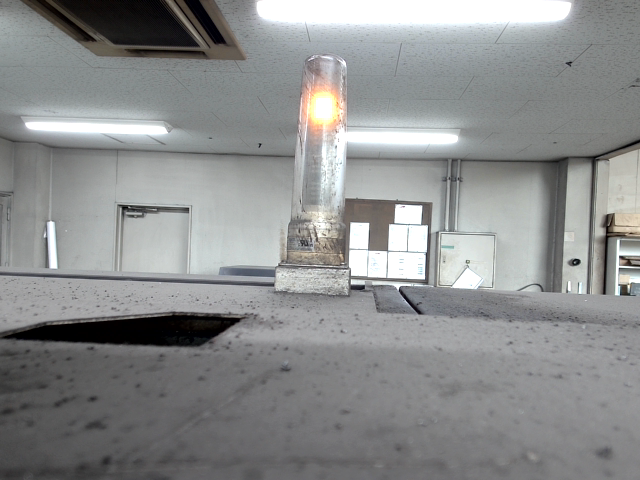
#> input picture sample_img/1.png, 640 x 480 px; its folder holds only this picture in this run
$ python main_bk.py
#> lines starting #> are read from the running program, lines starting #| are printed output that depends on the picture
#!/usr/bin/env python3
# -*- coding: utf-8 -*-
"""
ランプ色判定統合システム
画像から orange.png, green.png, red.png を切り出して色分析を実行
"""

import cv2
import numpy as np
import os
import glob
from datetime import datetime

# ========================================
# 2.py からの関数（画像切り出し機能）
# ========================================

def get_image_files():
    """sample_imgフォルダから画像ファイルを取得"""
    image_extensions = ['*.jpg', '*.jpeg', '*.png', '*.bmp', '*.tiff', '*.tif']
    image_files = []

    for ext in image_extensions:
        image_files.extend(glob.glob(os.path.join('sample_img', ext)))
        image_files.extend(glob.glob(os.path.join('sample_img', ext.upper())))

    # 切り出し済みファイルを除外
    excluded_files = ['orange.png', 'green.png', 'red.png', 'cut.png']
    filtered_files = []

    for file in image_files:
        filename = os.path.basename(file)
        if filename not in excluded_files:
            filtered_files.append(file)

    return sorted(filtered_files)

def select_image_file():
    """画像ファイルを選択する"""
    image_files = get_image_files()

    if not image_files:
        print("sample_imgフォルダに分析対象の画像ファイルが見つかりません")
        print("対応形式: jpg, jpeg, png, bmp, tiff, tif")
        print("注意: orange.png, green.png, red.png, cut.pngは除外されます")
        return None

    if len(image_files) == 1:
        print(f"画像ファイルを読み込みます: {image_files[0]}")
        return image_files[0]

    print("複数の画像ファイルが見つかりました:")
    for i, file in enumerate(image_files):
        print(f"{i + 1}: {os.path.basename(file)}")

    while True:
        try:
            choice = input("画像を選択してください (番号を入力): ")
            index = int(choice) - 1
            if 0 <= index < len(image_files):
                print(f"選択された画像: {image_files[index]}")
                return image_files[index]
            else:
                print("無効な番号です。再入力してください。")
        except (ValueError, KeyboardInterrupt):
            print("無効な入力です。再入力してください。")

def get_color_coordinates():
    """各色の座標範囲を定義"""
    color_coordinates = {
        'orange': (297, 86, 347, 133),  # (x1, y1, x2, y2)
        'green': (303, 110, 350, 164),  # greenの座標範囲
        'red': (299, 168, 348, 213)     # redの座標範囲
    }
    return color_coordinates

def crop_and_save_all_colors(image_path):
    """すべての色座標で画像を切り出して保存"""
    print(f"\n画像切り出し処理を開始します...")
    print("=" * 50)

    # 画像を読み込み
    original_image = cv2.imread(image_path)
    if original_image is None:
        print("画像の読み込みに失敗しました")
        return False

    print(f"元画像: {os.path.basename(image_path)}")
    print(f"元画像サイズ: {original_image.shape[1]} x {original_image.shape[0]}")

    color_coordinates = get_color_coordinates()
    success_count = 0

    for color_name, coordinates in color_coordinates.items():
        x1, y1, x2, y2 = coordinates

        # 座標の妥当性をチェック
        height, width = original_image.shape[:2]
        x1 = max(0, min(x1, width))
        y1 = max(0, min(y1, height))
        x2 = max(0, min(x2, width))
        y2 = max(0, min(y2, height))

        if x1 >= x2 or y1 >= y2:
            print(f"⚠️ {color_name}の座標範囲が無効です")
            continue

        # 画像を切り出し
        cropped_image = original_image[y1:y2, x1:x2]

        # 保存
        extension = os.path.splitext(image_path)[1] or '.png'
        output_filename = f"{color_name}{extension}"
        output_path = os.path.join("sample_img", output_filename)

        if cv2.imwrite(output_path, cropped_image):
            print(f"✓ {color_name}: ({x1}, {y1}) → ({x2}, {y2}) | サイズ: {cropped_image.shape[1]}x{cropped_image.shape[0]}")
            success_count += 1
        else:
            print(f"❌ {color_name}の保存に失敗しました")

    print(f"\n切り出し完了: {success_count}/3 ファイル")
    return success_count == 3

# ========================================
# 3.py からの関数（色分析機能）
# ========================================

def load_image(image_path):
    """画像を読み込む"""
    if not os.path.exists(image_path):
        return None

    image = cv2.imread(image_path)
    if image is None:
        return None

    return image

def analyze_lamp_color(image):
    """ランプの色を分析する"""
    if image is None:
        return None

    # BGR から HSV 色空間に変換
    hsv = cv2.cvtColor(image, cv2.COLOR_BGR2HSV)

    # 色の範囲を定義 (HSV)
    color_ranges = {
        '赤': [
            (np.array([0, 50, 50]), np.array([10, 255, 255])),      # 赤色下限
            (np.array([170, 50, 50]), np.array([180, 255, 255]))    # 赤色上限
        ],
        'オレンジ': [
            (np.array([11, 50, 50]), np.array([25, 255, 255]))      # オレンジ色
        ],
        '緑': [
            (np.array([40, 50, 50]), np.array([80, 255, 255]))      # 緑色
        ]
    }

    color_pixels = {}

    for color_name, ranges in color_ranges.items():
        total_mask = np.zeros(hsv.shape[:2], dtype=np.uint8)

        for lower, upper in ranges:
            mask = cv2.inRange(hsv, lower, upper)
            total_mask = cv2.bitwise_or(total_mask, mask)

        pixel_count = cv2.countNonZero(total_mask)
        color_pixels[color_name] = pixel_count

    return color_pixels

def analyze_brightness(image):
    """画像の明度を分析"""
    if image is None:
        return False, 0

    gray = cv2.cvtColor(image, cv2.COLOR_BGR2GRAY)
    mean_brightness = np.mean(gray)
    is_bright = mean_brightness > 100  # 閾値

    return is_bright, mean_brightness

def analyze_single_image(image_path, expected_color):
    """単一画像で期待される色の含有率を分析"""
    image = load_image(image_path)
    if image is None:
        return None

    # 色分析
    color_pixels = analyze_lamp_color(image)
    if not color_pixels:
        return None

    # 期待される色のピクセル数を取得
    expected_pixels = color_pixels.get(expected_color, 0)
    total_pixels = sum(color_pixels.values())

    if total_pixels > 0:
        percentage = (expected_pixels / total_pixels) * 100
    else:
        percentage = 0

    # 明度分析
    is_bright, brightness = analyze_brightness(image)

    result = {
        'file_name': os.path.basename(image_path),
        'expected_color': expected_color,
        'expected_pixels': expected_pixels,
        'total_color_pixels': total_pixels,
        'percentage': percentage,
        'is_bright': is_bright,
        'brightness': brightness,
        'all_colors': color_pixels
    }

    return result

def comprehensive_judgment(results):
    """総合的な判定を行う"""
    if not results or len(results) != 3:
        return "判定不可", 0, ["分析結果が不完全です"]

    # 各ファイルの結果を評価
    scores = {}
    threshold = 30.0  # 期待色の最小割合閾値
    brightness_threshold = 80.0  # 明度閾値

    for result in results:
        color = result['expected_color']
        percentage = result['percentage']
        brightness = result['brightness']

        # スコア計算（期待色割合 + 明度ボーナス）
        score = percentage
        if brightness > brightness_threshold:
            score += 10  # 明度ボーナス

        scores[color] = {
            'score': score,
            'percentage': percentage,
            'brightness': brightness,
            'meets_threshold': percentage >= threshold
        }

    # 最高スコアの色を判定
    best_color = max(scores.items(), key=lambda x: x[1]['score'])
    color_name, color_data = best_color

    # 判定理由を生成
    reasons = []

    if color_data['meets_threshold']:
        reasons.append(f"{color_name}の含有率が{color_data['percentage']:.1f}%で閾値({threshold}%)を超過")

    if color_data['brightness'] > brightness_threshold:
        reasons.append(f"十分な明度({color_data['brightness']:.1f})を検出")

    # 他の色との比較
    other_colors = [c for c in scores.keys() if c != color_name]
    for other_color in other_colors:
        if scores[other_color]['percentage'] < threshold:
            reasons.append(f"{other_color}は含有率{scores[other_color]['percentage']:.1f}%で閾値未満")

    # 最終判定
    if color_data['meets_threshold']:
        judgment = color_name
        confidence = min(95, color_data['score'])  # 最大95%
    else:
        judgment = "不明"
        confidence = 0
        reasons = ["すべての色が閾値を下回りました"]

    return judgment, confidence, reasons, scores

def run_analysis():
    """分析を実行"""
    print(f"\n色分析処理を開始します...")
    print("=" * 50)

    # 分析対象ファイルと期待色の定義
    target_files = [
        ("green.png", "緑"),
        ("orange.png", "オレンジ"),
        ("red.png", "赤")
    ]

    results = []

    # 各ファイルを分析
    for filename, expected_color in target_files:
        image_path = os.path.join("sample_img", filename)
        result = analyze_single_image(image_path, expected_color)
        if result:
            results.append(result)
            print(f"✓ {filename}: {expected_color} {result['percentage']:.1f}% (明度: {result['brightness']:.1f})")
        else:
            print(f"❌ {filename}の分析に失敗しました")

    return results

# ========================================
# メイン統合処理
# ========================================

def main():
    """メイン関数"""
    print("🚦 ランプ色判定統合システム")
    print("=" * 60)
    print("1. 画像から orange.png, green.png, red.png を切り出し")
    print("2. 各ファイルの色分析を実行")
    print("3. 総合判定結果を表示")
    print("=" * 60)

    # Step 1: 画像選択と切り出し
    print("\n📁 Step 1: 画像選択")
    image_path = select_image_file()
#> the loop in select_image_file, `while True:` made 4 passes; the answer given on pass 1: sample_img/1.png
    if image_path is None:
        print("❌ 画像ファイルが見つからないため終了します")
        return

    # Step 2: 切り出し処理
    print(f"\n✂️ Step 2: 画像切り出し")
    if not crop_and_save_all_colors(image_path):
#> in crop_and_save_all_colors, original_image is the input picture: shape (480, 640, 3); mean B, G, R 141.8, 141.8, 140.3
#| 元画像サイズ: 640 x 480
#> the loop in crop_and_save_all_colors, `for color_name, coordinates in color_coordinates.items():` made 3 passes
#> pass 1, in crop_and_save_all_colors, `cropped_image = original_image[y1:y2, x1:x2]`:
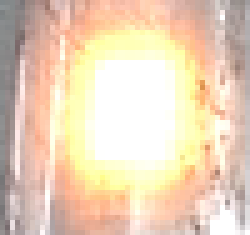
#> cropped_image: shape (47, 50, 3) (shown 5 times larger); mean B, G, R 185.3, 211.1, 234.2
#> pass 2, in crop_and_save_all_colors, `cropped_image = original_image[y1:y2, x1:x2]`:
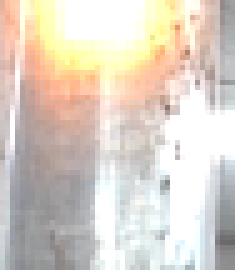
#> cropped_image: shape (54, 47, 3) (shown 5 times larger); mean B, G, R 198.7, 210, 220
#> pass 3, in crop_and_save_all_colors, `cropped_image = original_image[y1:y2, x1:x2]`:
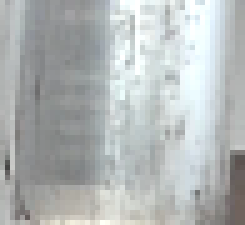
#> cropped_image: shape (45, 49, 3) (shown 5 times larger); mean B, G, R 183.6, 183.6, 179
#> after the loop in crop_and_save_all_colors, `for color_name, coordinates in color_coordinates.items():`: success_count = 3
#| 切り出し完了: 3/3 ファイル
        print("❌ 画像の切り出しに失敗しました")
        return

    # Step 3: 色分析
    print(f"\n🔍 Step 3: 色分析")
    results = run_analysis()
#> in run_analysis, `target_files = [ ("green.png", "緑"), ("orange.png", "オレンジ"), ("red.png..`: target_files = [('green.png', '緑'), ('orange.png', 'オレンジ'), ('red.png', '赤')]
#> in analyze_lamp_color, `hsv = cv2.cvtColor(image, cv2.COLOR_BGR2HSV)`: hsv: shape (54, 47, 3); mean H, S, V 45.1, 28, 222.2
#> after the loop in analyze_lamp_color, `for color_name, ranges in color_ranges.items():`: total_mask: shape (54, 47); every value is 0
#> after the loop in analyze_lamp_color, `for color_name, ranges in color_ranges.items():`: color_pixels = {'赤': 246, 'オレンジ': 199, '緑': 0}
#> in analyze_single_image, `expected_pixels = color_pixels.get(expected_color, 0)`: expected_pixels = 0
#> in analyze_single_image, `total_pixels = sum(color_pixels.values())`: total_pixels = 445
#> in analyze_single_image, `percentage = (expected_pixels / total_pixels) * 100`: percentage = 0
#> in analyze_brightness, `gray = cv2.cvtColor(image, cv2.COLOR_BGR2GRAY)`:
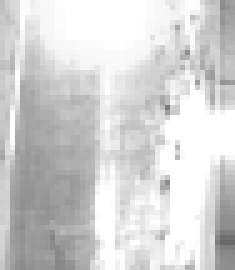
#> gray: shape (54, 47) (shown 5 times larger); min 104, max 255, mean 211.7
#> in analyze_brightness, `mean_brightness = np.mean(gray)`: mean_brightness = 211.7
#> in analyze_brightness, `is_bright = mean_brightness > 100`: is_bright = True
#> in analyze_single_image, `is_bright, brightness = analyze_brightness(image)`: brightness = 211.7
#> in run_analysis, `result = analyze_single_image(image_path, expected_color)`: result = 8 items
#| ✓ green.png: 緑 0.0% (明度: 211.7)
#> results = 3 items

    if not results:
        print("❌ 色分析に失敗しました")
        return

    # Step 4: 総合判定
    print(f"\n🎯 Step 4: 総合判定")
    print("=" * 50)

    judgment, confidence, reasons, scores = comprehensive_judgment(results)
#> the loop in comprehensive_judgment, `for result in results:` made 3 passes
#> (color, percentage, brightness, score) on passes 1 to 3: ('緑', 0, 211.7, 10), ('オレンジ', 44.14, 215, 54.14), ('赤', 0, 182.2, 10)
#> in comprehensive_judgment, `color_name, color_data = best_color`: color_name = 'オレンジ'; color_data = {'score': 54.14, 'percentage': 44.14, 'brightness': 215, 'meets_threshold': True}
#> in comprehensive_judgment, `other_colors = [c for c in scores.keys() if c != color_name]`: other_colors = ['緑', '赤']
#> the loop in comprehensive_judgment, `for other_color in other_colors:` made 2 passes
#> after the loop in comprehensive_judgment, `for other_color in other_colors:`: reasons = ['オレンジの含有率が44.1%で閾値(30.0%)を超過', '十分な明度(215.0)を検出', '緑は含有率0.0%で閾値未満', '赤は含有率0.0%で閾値未満']
#> in comprehensive_judgment, `judgment = color_name`: judgment = 'オレンジ'
#> in comprehensive_judgment, `confidence = min(95, color_data['score'])`: confidence = 54.14
#> judgment = 'オレンジ'; confidence = 54.14; scores = 3 items

    # 詳細結果表示
    print("📊 各ファイルの分析結果:")
    print("-" * 30)
    for result in results:
        color = result['expected_color']
        score_data = scores[color]
        status = "🟢" if score_data['meets_threshold'] else "🔴"

        print(f"{status} {result['file_name']}:")
        print(f"   期待色({color}): {result['percentage']:.1f}%")
        print(f"   明度: {result['brightness']:.1f}")
        print(f"   スコア: {score_data['score']:.1f}")
        print(f"   閾値クリア: {'✓' if score_data['meets_threshold'] else '✗'}")
        print()
#> this loop made 3 passes
#> (printed output is left out)

    # 最終判定結果
    print("🏆 最終判定結果:")
    print("-" * 30)
    print(f"判定色: {judgment}")
#| 判定色: オレンジ
    if judgment != "不明":
        print(f"信頼度: {confidence:.1f}%")
#| 信頼度: 54.1%

    print(f"\n📝 判定理由:")
    for i, reason in enumerate(reasons, 1):
        print(f"  {i}. {reason}")
#> this loop made 4 passes
#> reason on passes 1 to 4: 'オレンジの含有率が44.1%で閾値(30.0%)を超過', '十分な明度(215.0)を検出', '緑は含有率0.0%で閾値未満', '赤は含有率0.0%で閾値未満'
#|   1. オレンジの含有率が44.1%で閾値(30.0%)を超過
#|   2. 十分な明度(215.0)を検出
#|   3. 緑は含有率0.0%で閾値未満
#|   4. 赤は含有率0.0%で閾値未満

    # サマリー
    print(f"\n📋 分析サマリー:")
    print("-" * 30)
    for result in results:
        status = "🟢" if result['percentage'] >= 30 else "🔴"
        print(f"{status} {result['file_name']}: {result['expected_color']} {result['percentage']:.1f}%")
#> this loop made 3 passes
#| 🔴 green.png: 緑 0.0%
#| 🟢 orange.png: オレンジ 44.1%
#| 🔴 red.png: 赤 0.0%

    print(f"\n✅ 処理完了!")

if __name__ == "__main__":
    main()
